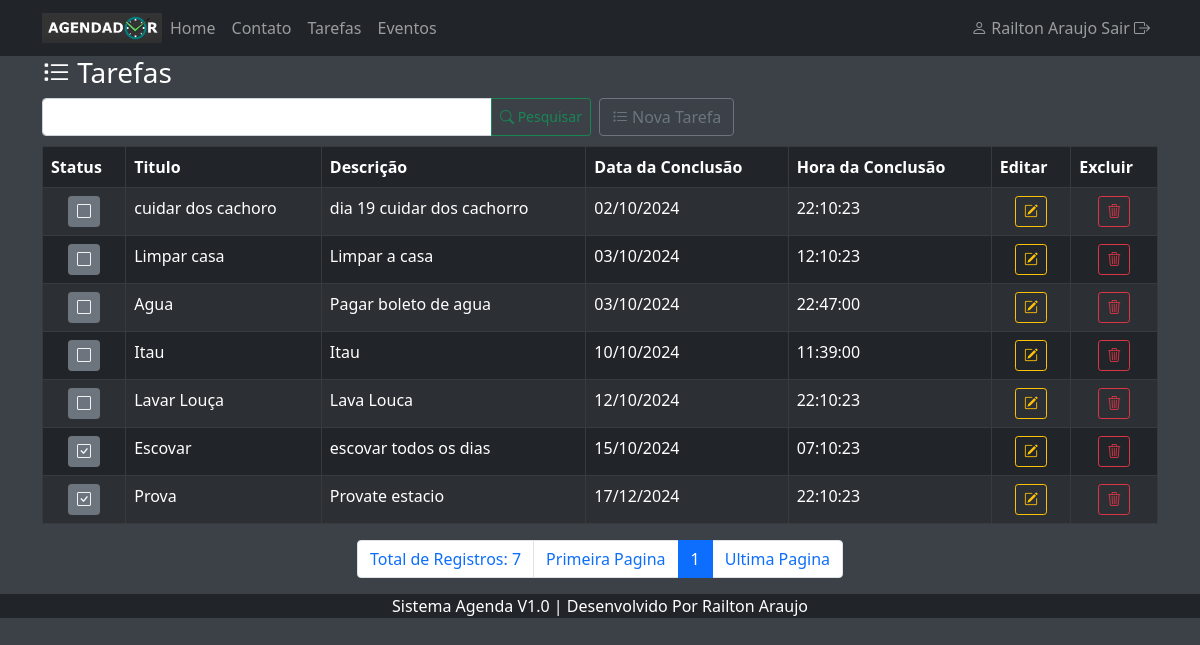
The app's page /index.php?menuop=tarefas (signed in) with its own data.
### tables this page shows
CREATE TABLE `tbtarefas` (
  `idTarefa` int(11) NOT NULL,
  `tituloTarefa` varchar(255) NOT NULL,
  `descricaoTarefa` text NOT NULL,
  `dataConclusaoTarefa` date NOT NULL,
  `horaConclusaoTarefa` time NOT NULL,
  `dataLembreteTarefa` date NOT NULL,
  `horaLembreteTarefa` time NOT NULL,
  `recorrenciaTarefa` varchar(255) DEFAULT '0',
  `statusTarefa` varchar(255) DEFAULT '0'
);

### paginas/tarefas/tarefas.php (the view, shortened to what this page needs)
<?php
$txt_pesquisa = (isset($_POST["txt_pesquisa"])) ? $_POST["txt_pesquisa"] : "";
?>
<header>
    <h3><i class="bi bi-list-task"></i> Tarefas</h3>
</header>
<div class="d-flex align-items-center mb-2">
    <form action="index.php?menuop=tarefas" method="post" class="d-flex">
        <div class="input-group">
            <input class="form-control" type="text" name="txt_pesquisa" style="width: 450px;" value="<?= $txt_pesquisa?>">
            <button class="btn btn-outline-success btn-sm" type="submit">
                <i class="bi bi-search"></i> Pesquisar
            </button>
        </div>
    </form>
    <a class="btn btn-outline-secondary ms-2" href="index.php?menuop=cad-tarefa">
        <i class="bi bi-list-task"></i> Nova Tarefa
    </a>
</div>
<div class="tabela">
    <table class="table table-dark table-striped table-bordered">
        <thead>
        <tr>
            <th>Status</th>
            <th>Titulo</th>
            <th>Descrição</th>
            <th>Data da Conclusão</th>
            <th>Hora da Conclusão</th>
            <th>Editar</th>
            <th>Excluir</th>
        </tr>
        </thead>
        <tbody>
        <?php
        $quantidade = 10;
        $pagina = (isset($_GET['pagina'])) ? (int)$_GET['pagina'] : 1;
        $inicio = ($quantidade * $pagina) - $quantidade;
        $sql = "SELECT
            idTarefa,
            statusTarefa,
            tituloTarefa,
            descricaoTarefa,
            DATE_FORMAT(dataConclusaoTarefa, '%d/%m/%Y') AS dataConclusaoTarefa, horaConclusaoTarefa
            FROM tbtarefas
            WHERE tituloTarefa LIKE '%{$txt_pesquisa}%' OR
            descricaoTarefa LIKE '%{$txt_pesquisa}%' OR
            DATE_FORMAT(dataConclusaoTarefa, '%d/%m/%Y') LIKE '%{$txt_pesquisa}%'
            ORDER BY statusTarefa, dataConclusaoTarefa
            LIMIT $inicio, $quantidade";
        $rs = mysqli_query($conexao, $sql) or die("Erro ao executar a consulta!" . mysqli_error($conexao));
        while ($dados = mysqli_fetch_assoc($rs)) {
            ?>
            <tr>
                <td class="text-center">
                    <a class="btn btn-secondary btn-sm" href="index.php?menuop=tarefas&pagina=<?= $pagina?>&idTarefa=<?= $dados['idTarefa']?>&statusTarefa=<?= $dados['statusTarefa']?>">
                        <?php
                        if ($dados['statusTarefa'] == 0) {
                            echo '<i class="bi bi-square"></i>';
                        } else {
                            echo '<i class="bi bi-check-square"></i>';
                        }
                        ?>
                    </a>
                </td>
                <td class="text-nowrap"><?= $dados["tituloTarefa"] ?></td>
                <td class="text-nowrap"><?= $dados["descricaoTarefa"] ?></td>
                <td class="text-nowrap"><?= $dados["dataConclusaoTarefa"] ?></td>
                <td class="text-nowrap"><?= $dados["horaConclusaoTarefa"] ?></td>
                <td class="text-center"><a class="btn btn-outline-warning btn-sm"
                                           href="index.php?menuop=editar-tarefa&idTarefa=<?= $dados["idTarefa"] ?>"><i
                                class="bi bi-pencil-square"></i></a></td>
                <td class="text-center"><a class="btn btn-outline-danger btn-sm"
                                           href="index.php?menuop=excluir-tarefa&idTarefa=<?= $dados["idTarefa"] ?>"><i
                                class="bi bi-trash3"></i></a></td>
            </tr>
            <?php
        }
        ?>
        </tbody>
    </table>
</div>
<ul class="pagination justify-content-center">
    <?php
    $sqlTotal = "SELECT idTarefa FROM tbTarefas";
    $qrTotal = mysqli_query($conexao, $sqlTotal) or die(mysqli_error($conexao));
    $numTotal = mysqli_num_rows($qrTotal);
    $totalPagina = ceil($numTotal / $quantidade);
    echo "<li class='page-item'><span class='page-link'>Total de Registros: " . $numTotal . " </span></li>";
    echo '<li class="page-item"><a class="page-link" href="?menuop=tarefas&pagina=1">Primeira Pagina</a></li>';
        ?>
        <?php
    for ($i = 1; $i <= $totalPagina; $i++) {
        if ($i >= ($pagina - 5) && $i <= ($pagina + 5)) {
            if ($i == $pagina) {
                echo "<li class='page-item active'><span class='page-link' href='#'>$i</span></li>";
            } else {
                echo "<li class='page-item'><a class='page-link' href=\"?menuop=tarefas&pagina=$i\">$i</a></li>";
            }
        }
    }
        ?>
        <?php
    echo "<li class='page-item'><a class='page-link' href=\"?menuop=tarefas&pagina=$totalPagina\">Ultima Pagina</a></li>";
    ?>
</ul>

### css/estilo-padrao.css (style rules this page uses)
body { background-color: #3b4147; color: white; }
.tabela { margin-top: 10px; }

### records on screen
tbtarefas: statusTarefa "0" (drawn), tituloTarefa "cuidar dos cachoro", descricaoTarefa "dia 19 cuidar dos cachorro", dataConclusaoTarefa "02/10/2024", horaConclusaoTarefa "22:10:23"
tbtarefas: statusTarefa "0" (drawn), tituloTarefa "Limpar casa", descricaoTarefa "Limpar a casa", dataConclusaoTarefa "03/10/2024", horaConclusaoTarefa "12:10:23"
tbtarefas: statusTarefa "0" (drawn), tituloTarefa "Agua", descricaoTarefa "Pagar boleto de agua", dataConclusaoTarefa "03/10/2024", horaConclusaoTarefa "22:47:00"
tbtarefas: statusTarefa "0" (drawn), tituloTarefa "Itau", descricaoTarefa "Itau", dataConclusaoTarefa "10/10/2024", horaConclusaoTarefa "11:39:00"
tbtarefas: statusTarefa "0" (drawn), tituloTarefa "Lavar Louça", descricaoTarefa "Lava Louca", dataConclusaoTarefa "12/10/2024", horaConclusaoTarefa "22:10:23"
tbtarefas: statusTarefa "1" (drawn), tituloTarefa "Escovar", descricaoTarefa "escovar todos os dias", dataConclusaoTarefa "15/10/2024", horaConclusaoTarefa "07:10:23"
tbtarefas: statusTarefa "1" (drawn), tituloTarefa "Prova", descricaoTarefa "Provate estacio", dataConclusaoTarefa "17/12/2024", horaConclusaoTarefa "22:10:23"

### other values on screen
$nomeUser "Railton Araujo"
$numTotal "7"
